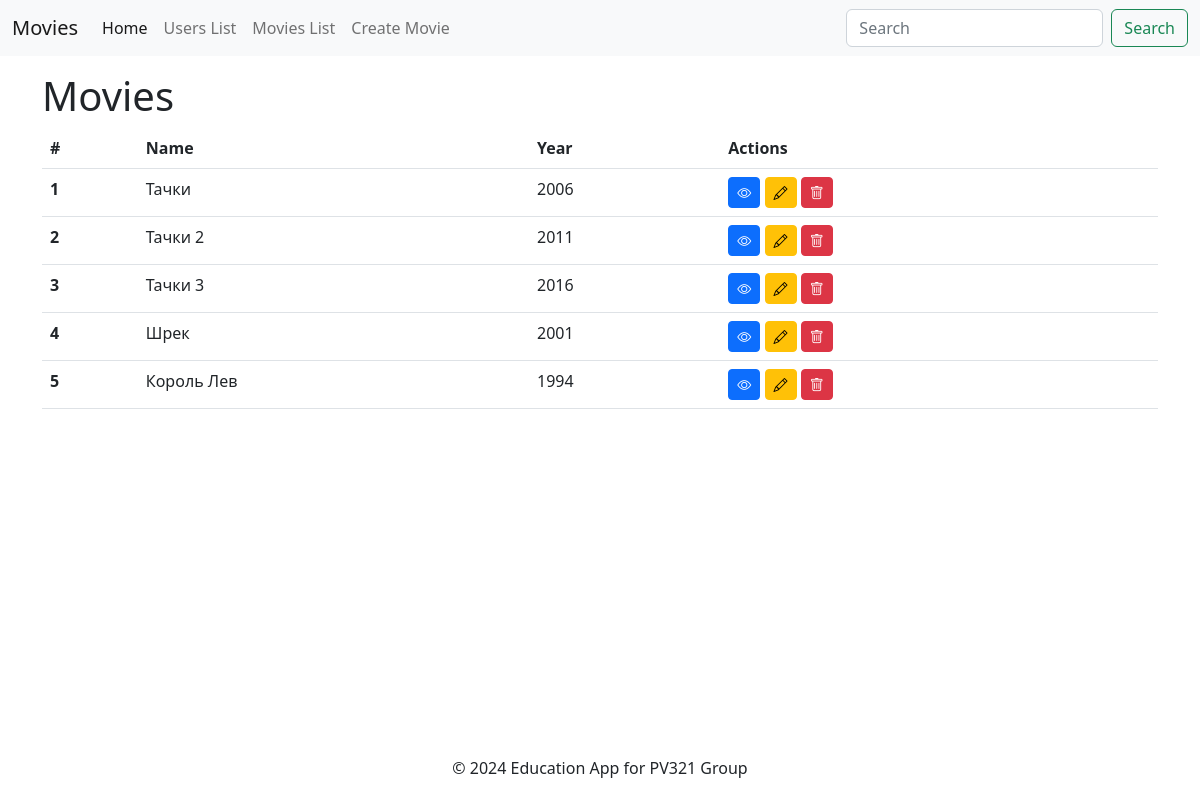
The page /movies/list/ on the database as committed earlier.
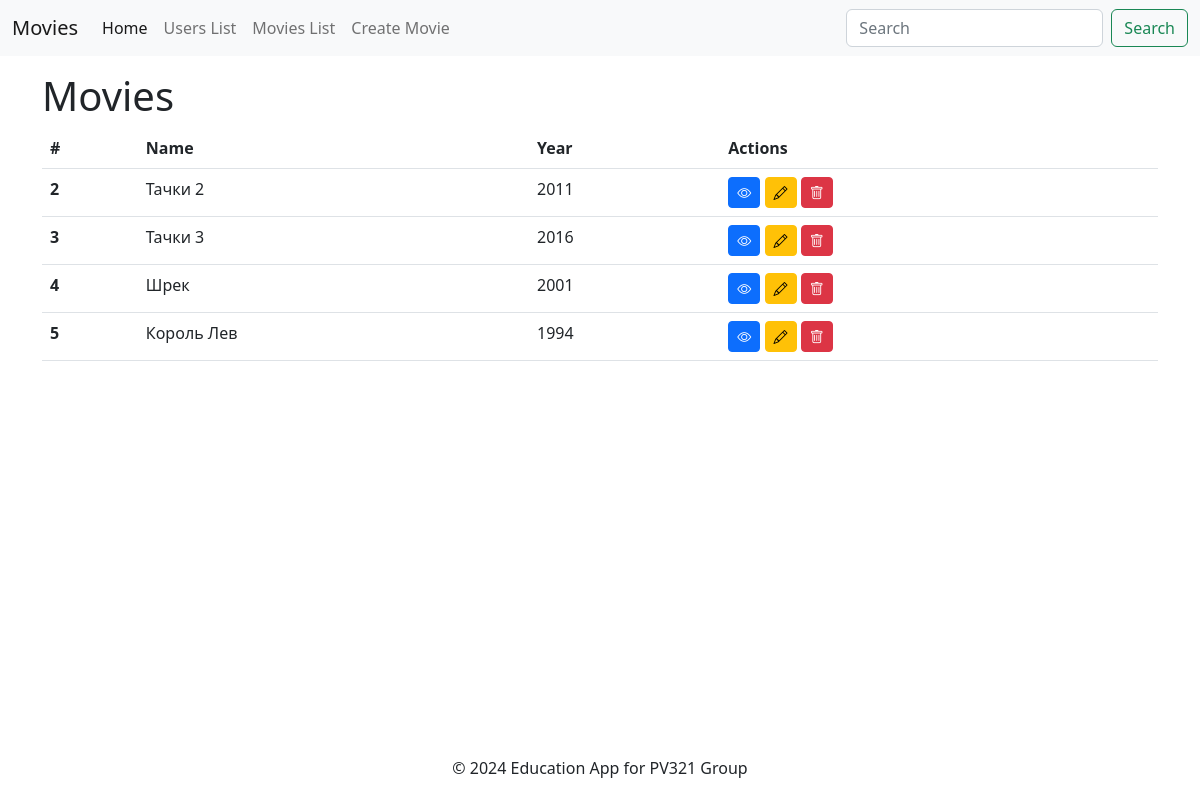
The same page on the database as committed later.
### movies/models.py (models this page shows, shortened)
class Movie(models.Model):
    POSITIONS = [
        ("1", "Movie"),
        ("2", "Series"),
    ]
    name = models.CharField(max_length=100)
    year = models.IntegerField()  # Поле для року, як ціле число
    avatar = models.ImageField(upload_to="avatars/", blank=True, null=True)
    position = models.CharField(max_length=255, choices=POSITIONS, blank=True, null=True)

### movies/views.py (the view)
# urls.py: path("list/", views.list, ),
def list(request):
    movies = Movie.objects.all()
    return render(request, "index.html", {"movies": movies})

### movies/templates/index.html
{% extends '_layout.html' %}
{% block header %}Movies{% endblock %}
{% block content %}
<table class="table">
    <thead>
        <tr>
            <th scope="col">#</th>
            <th scope="col">Name</th>
            <th scope="col">Year</th>
            <th scope="col">Actions</th>
        </tr>
    </thead>
    <tbody>
        {% for movie in movies %}
        <tr>
            <th scope="row">{{ movie.id }}</th>
            <td>{{ movie.name }}</td>
            <td>{{ movie.year }}</td>
            <td>
                <a href="/movies/details/{{ movie.id }}" class="btn btn-primary btn-sm"><i class="bi bi-eye"></i></a>
                <a href="/movies/edit/{{movie.id}}" class="btn btn-warning btn-sm"><i class="bi bi-pencil"></i></a>
                <a href="/movies/delete/{{movie.id}}" class="btn btn-danger btn-sm"><i class="bi bi-trash"></i></a>
            </td>
        </tr>
        {% endfor %}
    </tbody>
</table>
{% endblock %}

Rows that differ between the two databases and show on the page:
removed Movie: id "1", name "Тачки", year "2006"
